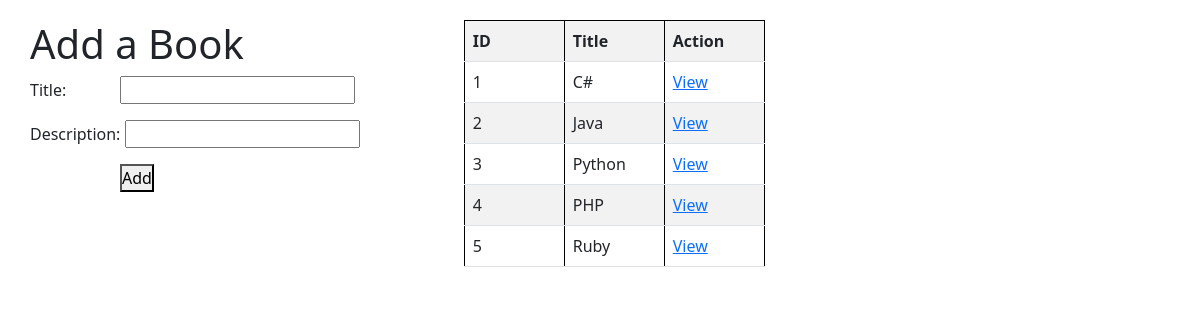
The page / on the database its author committed.
### books_authors_app/models.py (models this page shows)
class Books(models.Model):
    title = models.CharField(max_length=255)
    desc = models.TextField()
    created_at = models.DateTimeField(auto_now_add=True)
    updated_at = models.DateTimeField(auto_now=True)

### books_authors_app/views.py (the view)
# urls.py: path('', views.index),
def index(request):
    context = {
        'books_info':Books.objects.all()
    }
    return render(request, 'index.html', context)

### books_authors_app/templates/index.html (shortened to what this page needs)
<!DOCTYPE html>
<html lang="en">
<head>
    <link href="https://cdn.jsdelivr.net/npm/bootstrap@5.0.0-beta2/dist/css/bootstrap.min.css" rel="stylesheet">
    {% load static %}
    <link rel="stylesheet" href="{% static 'style.css' %}">
</head>
<body>
    <div class="wrapper">
        <div class="input">
            <h1>Add a Book</h1>
            <form action="/addbook" method="POST">
                <p>Title: <input class="title" type="text" name="title"></p>
                <p>Description: <input type="text" name="desc"></p>
                <button type="submit">Add</button>
            </form>
        </div>
        <div class="booktable">
            <table class="table table-striped">
                <tr>
                    <th>ID</th>
                    <th>Title</th>
                    <th>Action</th>
                </tr>
            {% for val in books_info %}
                <tr>
                    <td>{{val.id}}</td>
                    <td>{{val.title}}</td>
                    <td><a href="/books/{{val.id}}">View</a></td>
                </tr>
            {% endfor %}
            </table>
        </div>
    </div>
</body>
</html>

### books_authors_app/static/style.css (style rules this page uses)
* { margin: 0; padding: 0; }
.wrapper { padding-top: 20px; padding-left: 30px; }
.title { margin-left: 50px; }
button { margin-left: 90px; }
.input,.booktable { display: inline-block; vertical-align: top; }
.booktable { margin-left: 100px; }
table { border: 1px solid black; }
th { width: 100px; border-left: 1px solid black; border-top: 1px solid black; border-right: 1px solid black; }
td { border-left: 1px solid black; border-right: 1px solid black; }

### rows shown on the page
Books: id "1", title "C#"
Books: id "2", title "Java"
Books: id "3", title "Python"
Books: id "4", title "PHP"
Books: id "5", title "Ruby"
